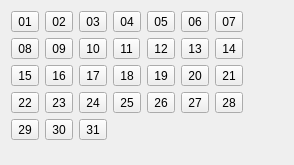
         <widget class="QWidget" name="daySelectedTab">
          <attribute name="title">
           <string>Selected</string>
          </attribute>
          <layout class="QVBoxLayout" name="verticalLayout_12">
           <item>
            <layout class="QHBoxLayout" name="horizontalLayout_12">
             <item>
              <layout class="QGridLayout" name="gridLayout_3">
               <item row="4" column="0">
                <widget class="QToolButton" name="dayButton_29">
                 <property name="text">
                  <string>29</string>
                 </property>
                 <property name="checkable">
                  <bool>true</bool>
                 </property>
                </widget>
               </item>
               <item row="4" column="1">
                <widget class="QToolButton" name="dayButton_30">
                 <property name="text">
                  <string>30</string>
                 </property>
                 <property name="checkable">
                  <bool>true</bool>
                 </property>
                </widget>
               </item>
               <item row="4" column="2">
                <widget class="QToolButton" name="dayButton_31">
                 <property name="text">
                  <string>31</string>
                 </property>
                 <property name="checkable">
                  <bool>true</bool>
                 </property>
                </widget>
               </item>
               <item row="1" column="0">
                <widget class="QToolButton" name="dayButton_08">
                 <property name="text">
                  <string>08</string>
                 </property>
                 <property name="checkable">
                  <bool>true</bool>
                 </property>
                </widget>
               </item>
               <item row="1" column="1">
                <widget class="QToolButton" name="dayButton_09">
                 <property name="text">
                  <string>09</string>
                 </property>
                 <property name="checkable">
                  <bool>true</bool>
                 </property>
                </widget>
               </item>
               <item row="1" column="2">
                <widget class="QToolButton" name="dayButton_10">
                 <property name="text">
                  <string>10</string>
                 </property>
                 <property name="checkable">
                  <bool>true</bool>
                 </property>
                </widget>
               </item>
               <item row="1" column="3">
                <widget class="QToolButton" name="dayButton_11">
                 <property name="text">
                  <string>11</string>
                 </property>
                 <property name="checkable">
                  <bool>true</bool>
                 </property>
                </widget>
               </item>
               <item row="3" column="0">
                <widget class="QToolButton" name="dayButton_22">
                 <property name="text">
                  <string>22</string>
                 </property>
                 <property name="checkable">
                  <bool>true</bool>
                 </property>
                </widget>
               </item>
               <item row="3" column="1">
                <widget class="QToolButton" name="dayButton_23">
                 <property name="text">
                  <string>23</string>
                 </property>
                 <property name="checkable">
                  <bool>true</bool>
                 </property>
                </widget>
               </item>
               <item row="3" column="2">
                <widget class="QToolButton" name="dayButton_24">
                 <property name="text">
                  <string>24</string>
                 </property>
                 <property name="checkable">
                  <bool>true</bool>
                 </property>
                </widget>
               </item>
               <item row="3" column="3">
                <widget class="QToolButton" name="dayButton_25">
                 <property name="text">
                  <string>25</string>
                 </property>
                 <property name="checkable">
                  <bool>true</bool>
                 </property>
                </widget>
               </item>
               <item row="3" column="4">
                <widget class="QToolButton" name="dayButton_26">
                 <property name="text">
                  <string>26</string>
                 </property>
                 <property name="checkable">
                  <bool>true</bool>
                 </property>
                </widget>
               </item>
               <item row="3" column="5">
                <widget class="QToolButton" name="dayButton_27">
                 <property name="text">
                  <string>27</string>
                 </property>
                 <property name="checkable">
                  <bool>true</bool>
                 </property>
                </widget>
               </item>
               <item row="3" column="6">
                <widget class="QToolButton" name="dayButton_28">
                 <property name="text">
                  <string>28</string>
                 </property>
                 <property name="checkable">
                  <bool>true</bool>
                 </property>
                </widget>
               </item>
               <item row="0" column="0">
                <widget class="QToolButton" name="dayButton_01">
                 <property name="text">
                  <string>01</string>
                 </property>
                 <property name="checkable">
                  <bool>true</bool>
                 </property>
                </widget>
               </item>
               <item row="0" column="1">
                <widget class="QToolButton" name="dayButton_02">
                 <property name="text">
                  <string>02</string>
                 </property>
                 <property name="checkable">
                  <bool>true</bool>
                 </property>
                </widget>
               </item>
               <item row="0" column="2">
                <widget class="QToolButton" name="dayButton_03">
                 <property name="text">
                  <string>03</string>
                 </property>
                 <property name="checkable">
                  <bool>true</bool>
                 </property>
                </widget>
               </item>
               <item row="0" column="3">
                <widget class="QToolButton" name="dayButton_04">
                 <property name="text">
                  <string>04</string>
                 </property>
                 <property name="checkable">
                  <bool>true</bool>
                 </property>
                </widget>
               </item>
               <item row="0" column="4">
                <widget class="QToolButton" name="dayButton_05">
                 <property name="text">
                  <string>05</string>
                 </property>
                 <property name="checkable">
                  <bool>true</bool>
                 </property>
                </widget>
               </item>
               <item row="0" column="5">
                <widget class="QToolButton" name="dayButton_06">
                 <property name="text">
                  <string>06</string>
                 </property>
                 <property name="checkable">
                  <bool>true</bool>
                 </property>
                </widget>
               </item>
               <item row="0" column="6">
                <widget class="QToolButton" name="dayButton_07">
                 <property name="text">
                  <string>07</string>
                 </property>
                 <property name="checkable">
                  <bool>true</bool>
                 </property>
                </widget>
               </item>
               <item row="1" column="4">
                <widget class="QToolButton" name="dayButton_12">
                 <property name="text">
                  <string>12</string>
                 </property>
                 <property name="checkable">
                  <bool>true</bool>
                 </property>
                </widget>
               </item>
               <item row="1" column="5">
                <widget class="QToolButton" name="dayButton_13">
                 <property name="text">
                  <string>13</string>
                 </property>
                 <property name="checkable">
                  <bool>true</bool>
                 </property>
                </widget>
               </item>
               <item row="1" column="6">
                <widget class="QToolButton" name="dayButton_14">
                 <property name="text">
                  <string>14</string>
                 </property>
                 <property name="checkable">
                  <bool>true</bool>
                 </property>
                </widget>
               </item>
               <item row="2" column="3">
                <widget class="QToolButton" name="dayButton_18">
                 <property name="text">
                  <string>18</string>
                 </property>
                 <property name="checkable">
                  <bool>true</bool>
                 </property>
                </widget>
               </item>
               <item row="2" column="4">
                <widget class="QToolButton" name="dayButton_19">
                 <property name="text">
                  <string>19</string>
                 </property>
                 <property name="checkable">
                  <bool>true</bool>
                 </property>
                </widget>
               </item>
               <item row="2" column="5">
                <widget class="QToolButton" name="dayButton_20">
                 <property name="text">
                  <string>20</string>
                 </property>
                 <property name="checkable">
                  <bool>true</bool>
                 </property>
                </widget>
               </item>
               <item row="2" column="6">
                <widget class="QToolButton" name="dayButton_21">
                 <property name="text">
                  <string>21</string>
                 </property>
                 <property name="checkable">
                  <bool>true</bool>
                 </property>
                </widget>
               </item>
               <item row="2" column="0">
                <widget class="QToolButton" name="dayButton_15">
                 <property name="text">
                  <string>15</string>
                 </property>
                 <property name="checkable">
                  <bool>true</bool>
                 </property>
                </widget>
               </item>
               <item row="2" column="2">
                <widget class="QToolButton" name="dayButton_17">
                 <property name="text">
                  <string>17</string>
                 </property>
                 <property name="checkable">
                  <bool>true</bool>
                 </property>
                </widget>
               </item>
               <item row="2" column="1">
                <widget class="QToolButton" name="dayButton_16">
                 <property name="text">
                  <string>16</string>
                 </property>
                 <property name="checkable">
                  <bool>true</bool>
                 </property>
                </widget>
               </item>
              </layout>
             </item>
             <item>
              <spacer name="horizontalSpacer_12">
               <property name="orientation">
                <enum>Qt::Horizontal</enum>
               </property>
               <property name="sizeHint" stdset="0">
                <size>
                 <width>40</width>
                 <height>20</height>
                </size>
               </property>
              </spacer>
             </item>
            </layout>
           </item>
           <item>
            <spacer name="verticalSpacer_9">
             <property name="orientation">
              <enum>Qt::Vertical</enum>
             </property>
             <property name="sizeHint" stdset="0">
              <size>
               <width>20</width>
               <height>14</height>
              </size>
             </property>
            </spacer>
           </item>
          </layout>
         </widget>
